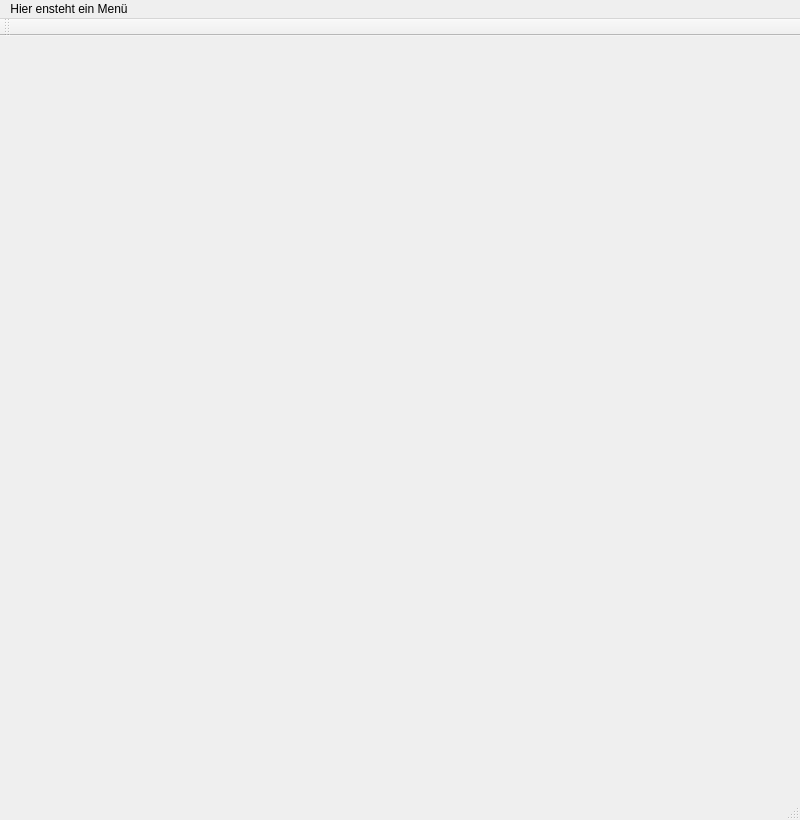
<?xml version="1.0" encoding="UTF-8"?>
<ui version="4.0">
 <class>MainWindow</class>
 <widget class="QMainWindow" name="MainWindow">
  <property name="geometry">
   <rect>
    <x>0</x>
    <y>0</y>
    <width>800</width>
    <height>820</height>
   </rect>
  </property>
  <property name="windowTitle">
   <string>MainWindow</string>
  </property>
  <widget class="QWidget" name="centralWidget">
   <widget class="MyGLWidget" name="widget" native="true">
    <property name="geometry">
     <rect>
      <x>0</x>
      <y>0</y>
      <width>800</width>
      <height>800</height>
     </rect>
    </property>
    <property name="sizePolicy">
     <sizepolicy hsizetype="Maximum" vsizetype="Maximum">
      <horstretch>0</horstretch>
      <verstretch>0</verstretch>
     </sizepolicy>
    </property>
    <property name="minimumSize">
     <size>
      <width>400</width>
      <height>400</height>
     </size>
    </property>
    <property name="maximumSize">
     <size>
      <width>1920</width>
      <height>1080</height>
     </size>
    </property>
   </widget>
  </widget>
  <widget class="QMenuBar" name="menuBar">
   <property name="geometry">
    <rect>
     <x>0</x>
     <y>0</y>
     <width>800</width>
     <height>17</height>
    </rect>
   </property>
   <widget class="QMenu" name="menuHier_ensteht_ein_Men">
    <property name="title">
     <string>Hier ensteht ein Menü</string>
    </property>
    <addaction name="actionOptionen"/>
    <addaction name="separator"/>
    <addaction name="actionHighscores"/>
    <addaction name="actionSchlie_en"/>
    <addaction name="separator"/>
   </widget>
   <addaction name="menuHier_ensteht_ein_Men"/>
  </widget>
  <widget class="QToolBar" name="mainToolBar">
   <attribute name="toolBarArea">
    <enum>TopToolBarArea</enum>
   </attribute>
   <attribute name="toolBarBreak">
    <bool>false</bool>
   </attribute>
  </widget>
  <widget class="QStatusBar" name="statusBar"/>
  <action name="actionSchlie_en">
   <property name="text">
    <string>Schließen</string>
   </property>
  </action>
  <action name="actionOptionen">
   <property name="text">
    <string>Optionen</string>
   </property>
  </action>
  <action name="actionHighscores">
   <property name="text">
    <string>Highscores</string>
   </property>
  </action>
 </widget>
 <layoutdefault spacing="6" margin="11"/>
 <customwidgets>
  <customwidget>
   <class>MyGLWidget</class>
   <extends>QWidget</extends>
   <header>myglwidget.h</header>
   <container>1</container>
  </customwidget>
 </customwidgets>
 <resources/>
 <connections/>
</ui>
